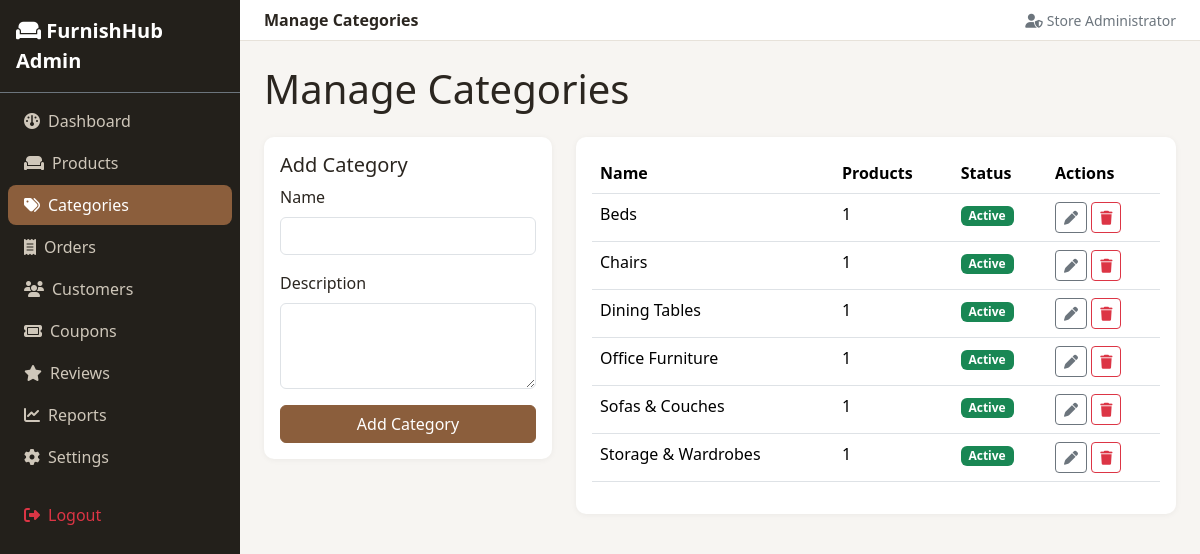
Page /admin/categories/index.php (signed in) on the committed database.
### tables this page shows
CREATE TABLE categories (
    id INT AUTO_INCREMENT PRIMARY KEY,
    name VARCHAR(100) NOT NULL,
    slug VARCHAR(120) NOT NULL UNIQUE,
    description TEXT,
    image VARCHAR(255) DEFAULT NULL,
    parent_id INT DEFAULT NULL,
    status ENUM('active','inactive') NOT NULL DEFAULT 'active',
    created_at DATETIME NOT NULL DEFAULT CURRENT_TIMESTAMP,
    FOREIGN KEY (parent_id) REFERENCES categories(id) ON DELETE SET NULL,
    INDEX idx_categories_slug (slug)
);

### includes/functions.php (called while the page is built, shortened)
<?php
function e(?string $value): string
{
    return htmlspecialchars($value ?? '', ENT_QUOTES, 'UTF-8');
}
function csrf_token(): string
{
    return $_SESSION['csrf_token'];
}

### admin/categories/index.php (the view, shortened to what this page needs)
<?php
require_once __DIR__ . '/../../config/config.php';
$pageTitle = 'Manage Categories';
$editing = null;
$categories = $pdo->query(
    "SELECT c.*, (SELECT COUNT(*) FROM products p WHERE p.category_id = c.id) AS product_count
     FROM categories c ORDER BY c.name"
)->fetchAll();
include __DIR__ . '/../../includes/header.php';
include __DIR__ . '/../sidebar.php';
?>
<h1 class="mb-4">Manage Categories</h1>
<div class="row g-4">
  <div class="col-lg-4">
    <div class="admin-card p-3">
      <h5><?= $editing ? 'Edit Category' : 'Add Category' ?></h5>
      <form method="POST">
        <div class="mb-3"><label class="form-label">Name</label><input type="text" name="name" class="form-control" value="<?= e($editing['name'] ?? '') ?>" required></div>
        <div class="mb-3"><label class="form-label">Description</label><textarea name="description" class="form-control" rows="3"><?= e($editing['description'] ?? '') ?></textarea></div>
        <button type="submit" class="btn btn-brand w-100"><?= $editing ? 'Update' : 'Add' ?> Category</button>
      </form>
    </div>
  </div>
  <div class="col-lg-8">
    <div class="admin-card p-3">
      <table class="table">
        <thead><tr><th>Name</th><th>Products</th><th>Status</th><th>Actions</th></tr></thead>
        <tbody>
        <?php foreach ($categories as $cat): ?>
          <tr>
            <td><?= e($cat['name']) ?></td>
            <td><?= (int) $cat['product_count'] ?></td>
            <td><a href="?toggle=<?= (int) $cat['id'] ?>&csrf=<?= e(csrf_token()) ?>" class="badge <?= $cat['status'] === 'active' ? 'bg-success' : 'bg-secondary' ?> text-decoration-none"><?= e(ucfirst($cat['status'])) ?></a></td>
            <td>
              <a href="?edit=<?= (int) $cat['id'] ?>" class="btn btn-sm btn-outline-secondary"><i class="fa-solid fa-pen"></i></a>
              <a href="?delete=<?= (int) $cat['id'] ?>&csrf=<?= e(csrf_token()) ?>" class="btn btn-sm btn-outline-danger delete-confirm-link"><i class="fa-solid fa-trash"></i></a>
            </td>
          </tr>
        <?php endforeach; ?>
        </tbody>
      </table>
    </div>
  </div>
</div>
<?php include __DIR__ . '/../footer.php'; ?>

### includes/header.php (shortened to what this page needs)
<?php
$pageTitle = $pageTitle ?? SITE_NAME;
?>
<!DOCTYPE html>
<html lang="en">
<head>
<link rel="stylesheet" href="https://cdn.jsdelivr.net/npm/bootstrap@5.3.3/dist/css/bootstrap.min.css">
<link rel="stylesheet" href="https://cdnjs.cloudflare.com/ajax/libs/font-awesome/6.5.1/css/all.min.css">
<link rel="stylesheet" href="<?= BASE_URL ?>/assets/css/style.css">
</head>
<body>

### admin/sidebar.php (shortened to what this page needs)
<?php
$current = basename($_SERVER['PHP_SELF']);
$section = basename(dirname($_SERVER['PHP_SELF']));
?>
<div class="admin-wrapper d-flex">
  <aside class="admin-sidebar">
    <div class="p-3 border-bottom border-secondary">
      <a href="<?= BASE_URL ?>/admin/dashboard.php" class="text-white text-decoration-none fw-bold fs-5">
        <i class="fa-solid fa-couch"></i> <?= e(SITE_NAME) ?> Admin
      </a>
    </div>
    <ul class="nav flex-column p-2">
      <li class="nav-item"><a class="nav-link <?= $current === 'dashboard.php' ? 'active' : '' ?>" href="<?= BASE_URL ?>/admin/dashboard.php"><i class="fa-solid fa-gauge me-2"></i>Dashboard</a></li>
      <li class="nav-item"><a class="nav-link <?= $section === 'products' ? 'active' : '' ?>" href="<?= BASE_URL ?>/admin/products/index.php"><i class="fa-solid fa-couch me-2"></i>Products</a></li>
      <li class="nav-item"><a class="nav-link <?= $section === 'categories' ? 'active' : '' ?>" href="<?= BASE_URL ?>/admin/categories/index.php"><i class="fa-solid fa-tags me-2"></i>Categories</a></li>
      <li class="nav-item"><a class="nav-link <?= $section === 'orders' ? 'active' : '' ?>" href="<?= BASE_URL ?>/admin/orders/index.php"><i class="fa-solid fa-receipt me-2"></i>Orders</a></li>
      <li class="nav-item"><a class="nav-link <?= $section === 'customers' ? 'active' : '' ?>" href="<?= BASE_URL ?>/admin/customers/index.php"><i class="fa-solid fa-users me-2"></i>Customers</a></li>
      <li class="nav-item"><a class="nav-link <?= $section === 'coupons' ? 'active' : '' ?>" href="<?= BASE_URL ?>/admin/coupons/index.php"><i class="fa-solid fa-ticket me-2"></i>Coupons</a></li>
      <li class="nav-item"><a class="nav-link <?= $current === 'reviews.php' ? 'active' : '' ?>" href="<?= BASE_URL ?>/admin/reviews.php"><i class="fa-solid fa-star me-2"></i>Reviews</a></li>
      <li class="nav-item"><a class="nav-link <?= $section === 'reports' ? 'active' : '' ?>" href="<?= BASE_URL ?>/admin/reports/index.php"><i class="fa-solid fa-chart-line me-2"></i>Reports</a></li>
      <li class="nav-item"><a class="nav-link <?= $current === 'settings.php' ? 'active' : '' ?>" href="<?= BASE_URL ?>/admin/settings.php"><i class="fa-solid fa-gear me-2"></i>Settings</a></li>
      <li class="nav-item mt-3"><a class="nav-link text-danger" href="<?= BASE_URL ?>/logout.php"><i class="fa-solid fa-right-from-bracket me-2"></i>Logout</a></li>
    </ul>
  </aside>
  <div class="admin-main flex-grow-1">
    <nav class="admin-topbar d-flex justify-content-between align-items-center px-4 py-2">
      <span class="fw-semibold"><?= e($pageTitle ?? 'Admin') ?></span>
      <span class="text-secondary small"><i class="fa-solid fa-user-shield me-1"></i><?= e($_SESSION['full_name']) ?></span>
    </nav>
    <main class="p-4">

### admin/footer.php (shortened to what this page needs)
    </main>
  </div>
</div>
</body>
</html>

### assets/css/style.css (style rules this page uses)
:root { --brand: #8b5e3c; --brand-dark: #6e4a2f; --brand-light: #f4e9df; --text-dark: #2b2620; }
body { font-family: 'Segoe UI', Roboto, -apple-system, sans-serif; color: var(--text-dark); }
.btn-brand { background-color: var(--brand); border-color: var(--brand); color: #fff; }
.admin-wrapper { min-height: 100vh; }
.admin-sidebar { width: 240px; background: #23201b; min-height: 100vh; flex-shrink: 0; }
.admin-sidebar .nav-link { color: #cfc7ba; border-radius: 8px; margin-bottom: 2px; }
.admin-sidebar .nav-link:hover, .admin-sidebar .nav-link.active { background: var(--brand); color: #fff; }
.admin-main { background: #f7f5f2; min-height: 100vh; }
.admin-topbar { background: #fff; border-bottom: 1px solid #e7e2da; }
.admin-card { background: #fff; border-radius: 10px; box-shadow: 0 1px 6px rgba(0,0,0,0.05); }

### rows in the picture
categories: name "Beds", product_count "1", status "Active"
categories: name "Chairs", product_count "1", status "Active"
categories: name "Dining Tables", product_count "1", status "Active"
categories: name "Office Furniture", product_count "1", status "Active"
categories: name "Sofas & Couches", product_count "1", status "Active"
categories: name "Storage & Wardrobes", product_count "1", status "Active"

### other values in the picture
SITE_NAME "FurnishHub"
$pageTitle "Manage Categories"
$_SESSION['full_name'] "Store Administrator"
